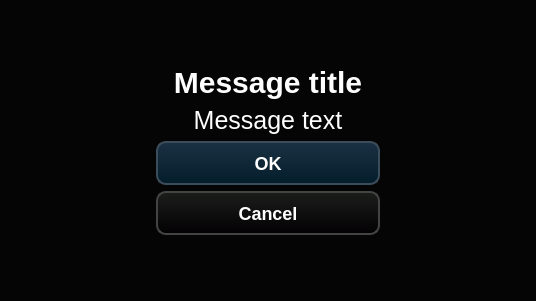
<?xml version="1.0" encoding="UTF-8"?>
<ui version="4.0">
 <class>NSRInfoMessageBox</class>
 <widget class="QWidget" name="NSRInfoMessageBox">
  <property name="geometry">
   <rect>
    <x>0</x>
    <y>0</y>
    <width>536</width>
    <height>301</height>
   </rect>
  </property>
  <property name="windowTitle">
   <string>Form</string>
  </property>
  <property name="styleSheet">
   <string notr="true">QWidget {
	background-color: rgba(0, 0, 0, 220);
}
</string>
  </property>
  <layout class="QVBoxLayout" name="verticalLayout_2">
   <item>
    <spacer name="verticalSpacer">
     <property name="orientation">
      <enum>Qt::Vertical</enum>
     </property>
     <property name="sizeHint" stdset="0">
      <size>
       <width>20</width>
       <height>95</height>
      </size>
     </property>
    </spacer>
   </item>
   <item>
    <widget class="QLabel" name="msgTitle">
     <property name="styleSheet">
      <string notr="true">QLabel {
	color: white;
	font-weight: bold;
	font-size: 30px;
	font-family: Arial;
	background-color: rgba(0, 0, 0, 0);
	border: none;
}
</string>
     </property>
     <property name="text">
      <string>Message title</string>
     </property>
     <property name="alignment">
      <set>Qt::AlignCenter</set>
     </property>
    </widget>
   </item>
   <item>
    <widget class="QLabel" name="msgLabel">
     <property name="styleSheet">
      <string notr="true">QLabel {
	color: white;
	font-size: 25px;
	font-family: Arial;
	background-color: rgba(0, 0, 0, 0);
	border: none;
}
</string>
     </property>
     <property name="text">
      <string>Message text</string>
     </property>
     <property name="alignment">
      <set>Qt::AlignCenter</set>
     </property>
     <property name="wordWrap">
      <bool>true</bool>
     </property>
    </widget>
   </item>
   <item>
    <layout class="QHBoxLayout" name="horizontalLayout">
     <item>
      <spacer name="horizontalSpacer_2">
       <property name="orientation">
        <enum>Qt::Horizontal</enum>
       </property>
       <property name="sizeHint" stdset="0">
        <size>
         <width>40</width>
         <height>20</height>
        </size>
       </property>
      </spacer>
     </item>
     <item>
      <layout class="QVBoxLayout" name="verticalLayout">
       <item>
        <widget class="QPushButton" name="okButton">
         <property name="styleSheet">
          <string notr="true">QPushButton {
	font-weight: bold;
	font-size: 18px;
	font-family: Arial;
	color: white;
	background-color: qlineargradient(spread:pad, x1:0.5, y1:0,  x2:0.5, y2:1, stop:0 rgba(27, 49, 67, 255), stop:1 rgba(3, 29, 43, 255));
	border: 2px solid rgba(59, 77, 91, 255);
	border-radius: 10px;	
	min-width: 220px;
	min-height: 40px;
}

QPushButton:pressed {
	color: grey;
	background-color: qlineargradient(spread:pad, x1:0.5, y1:0,  x2:0.5, y2:1, stop:0 rgba(12, 24, 52, 255), stop:1 rgba(0, 14, 28, 255));
	border: 2px solid rgba(44, 62, 66, 255);
}

</string>
         </property>
         <property name="text">
          <string>OK</string>
         </property>
        </widget>
       </item>
       <item>
        <widget class="QPushButton" name="cancelButton">
         <property name="styleSheet">
          <string notr="true">QPushButton {
	color: white;
	font-weight: bold;
	font-size: 18px;
	font-family: Arial;
	background-color: qlineargradient(spread:pad, x1:0.5, y1:0,  x2:0.5, y2:1, stop:0 rgba(27, 29, 27, 255), stop:1 rgba(3, 1, 3, 255));
	border: 2px solid rgba(67, 69, 67, 255);
	border-radius:10px;	
	min-width: 220px;
	min-height: 40px;
}</string>
         </property>
         <property name="text">
          <string>Cancel</string>
         </property>
        </widget>
       </item>
      </layout>
     </item>
     <item>
      <spacer name="horizontalSpacer">
       <property name="orientation">
        <enum>Qt::Horizontal</enum>
       </property>
       <property name="sizeHint" stdset="0">
        <size>
         <width>40</width>
         <height>20</height>
        </size>
       </property>
      </spacer>
     </item>
    </layout>
   </item>
   <item>
    <spacer name="verticalSpacer_2">
     <property name="orientation">
      <enum>Qt::Vertical</enum>
     </property>
     <property name="sizeHint" stdset="0">
      <size>
       <width>20</width>
       <height>95</height>
      </size>
     </property>
    </spacer>
   </item>
  </layout>
 </widget>
 <resources/>
 <connections/>
</ui>
